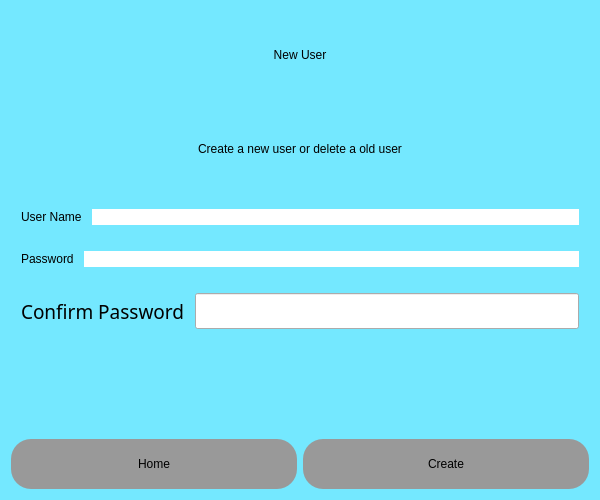
<?xml version="1.0" encoding="UTF-8"?>
<ui version="4.0">
 <class>Dialog</class>
 <widget class="QDialog" name="Dialog">
  <property name="geometry">
   <rect>
    <x>0</x>
    <y>0</y>
    <width>600</width>
    <height>500</height>
   </rect>
  </property>
  <property name="minimumSize">
   <size>
    <width>600</width>
    <height>500</height>
   </size>
  </property>
  <property name="maximumSize">
   <size>
    <width>600</width>
    <height>500</height>
   </size>
  </property>
  <property name="windowTitle">
   <string>Dialog</string>
  </property>
  <property name="styleSheet">
   <string notr="true">QWidget#Dialog{background-color:rgb(116, 232, 255);}</string>
  </property>
  <layout class="QVBoxLayout" name="verticalLayout">
   <item>
    <widget class="QLabel" name="label">
     <property name="styleSheet">
      <string notr="true">font: 75 38pt &quot;Script MT Bold&quot;;</string>
     </property>
     <property name="text">
      <string>New User</string>
     </property>
     <property name="alignment">
      <set>Qt::AlignCenter</set>
     </property>
    </widget>
   </item>
   <item>
    <widget class="QLabel" name="label_2">
     <property name="styleSheet">
      <string notr="true">font: 18pt &quot;MS Reference Sans Serif&quot;;</string>
     </property>
     <property name="text">
      <string>Create a new user or delete a old user</string>
     </property>
     <property name="alignment">
      <set>Qt::AlignCenter</set>
     </property>
    </widget>
   </item>
   <item>
    <layout class="QHBoxLayout" name="horizontalLayout">
     <property name="spacing">
      <number>10</number>
     </property>
     <property name="leftMargin">
      <number>10</number>
     </property>
     <property name="topMargin">
      <number>10</number>
     </property>
     <property name="rightMargin">
      <number>10</number>
     </property>
     <property name="bottomMargin">
      <number>10</number>
     </property>
     <item>
      <widget class="QLabel" name="label_3">
       <property name="styleSheet">
        <string notr="true">font: 14pt &quot;MV Boli&quot;;</string>
       </property>
       <property name="text">
        <string>User Name</string>
       </property>
      </widget>
     </item>
     <item>
      <widget class="QLineEdit" name="emailField">
       <property name="styleSheet">
        <string notr="true">border-radius:20px;
font: 18pt &quot;MS Shell Dlg 2&quot;;</string>
       </property>
       <property name="text">
        <string/>
       </property>
      </widget>
     </item>
    </layout>
   </item>
   <item>
    <layout class="QHBoxLayout" name="horizontalLayout_2">
     <property name="spacing">
      <number>10</number>
     </property>
     <property name="leftMargin">
      <number>10</number>
     </property>
     <property name="topMargin">
      <number>10</number>
     </property>
     <property name="rightMargin">
      <number>10</number>
     </property>
     <property name="bottomMargin">
      <number>10</number>
     </property>
     <item>
      <widget class="QLabel" name="label_4">
       <property name="styleSheet">
        <string notr="true">font: 14pt &quot;MV Boli&quot;;</string>
       </property>
       <property name="text">
        <string>Password</string>
       </property>
      </widget>
     </item>
     <item>
      <widget class="QLineEdit" name="passwordField">
       <property name="styleSheet">
        <string notr="true">border-radius:20px;
font: 18pt &quot;MS Shell Dlg 2&quot;;</string>
       </property>
      </widget>
     </item>
    </layout>
   </item>
   <item>
    <layout class="QHBoxLayout" name="horizontalLayout_3">
     <property name="spacing">
      <number>10</number>
     </property>
     <property name="leftMargin">
      <number>10</number>
     </property>
     <property name="topMargin">
      <number>10</number>
     </property>
     <property name="rightMargin">
      <number>10</number>
     </property>
     <property name="bottomMargin">
      <number>10</number>
     </property>
     <item>
      <widget class="QLabel" name="label_6">
       <property name="font">
        <font>
         <family>MV Boli</family>
         <pointsize>14</pointsize>
        </font>
       </property>
       <property name="text">
        <string>Confirm Password</string>
       </property>
      </widget>
     </item>
     <item>
      <widget class="QLineEdit" name="cpasswordField">
       <property name="font">
        <font>
         <pointsize>18</pointsize>
        </font>
       </property>
       <property name="styleSheet">
        <string notr="true"/>
       </property>
      </widget>
     </item>
    </layout>
   </item>
   <item>
    <widget class="QLabel" name="error">
     <property name="font">
      <font>
       <pointsize>14</pointsize>
       <weight>75</weight>
       <bold>true</bold>
      </font>
     </property>
     <property name="text">
      <string/>
     </property>
    </widget>
   </item>
   <item>
    <layout class="QHBoxLayout" name="horizontalLayout_4">
     <item>
      <widget class="QPushButton" name="NRbutton_2">
       <property name="minimumSize">
        <size>
         <width>250</width>
         <height>50</height>
        </size>
       </property>
       <property name="styleSheet">
        <string notr="true">border-radius:20px;
background-color:rgb(153, 153, 153);
font: 14pt &quot;MV Boli&quot;;</string>
       </property>
       <property name="text">
        <string>Home</string>
       </property>
      </widget>
     </item>
     <item>
      <widget class="QPushButton" name="UPLogin">
       <property name="minimumSize">
        <size>
         <width>250</width>
         <height>50</height>
        </size>
       </property>
       <property name="maximumSize">
        <size>
         <width>300</width>
         <height>50</height>
        </size>
       </property>
       <property name="styleSheet">
        <string notr="true">border-radius:20px;
background-color:rgb(153, 153, 153);
font: 14pt &quot;MV Boli&quot;;</string>
       </property>
       <property name="text">
        <string>Create</string>
       </property>
      </widget>
     </item>
    </layout>
   </item>
  </layout>
 </widget>
 <resources/>
 <connections/>
</ui>
